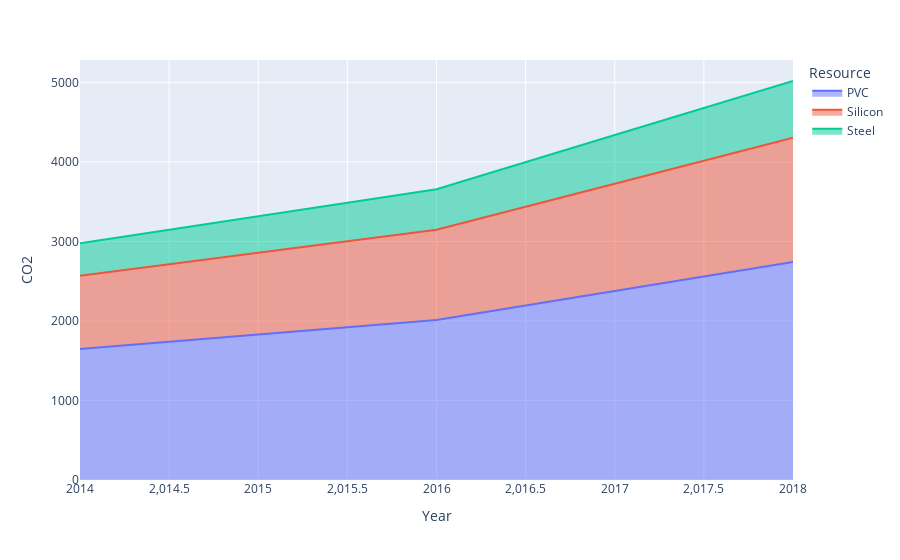

Notebook code cell kept with this figure:
### Markdown cell above
## Executing the pipeline
### SDF data is already prepared
First, let's consider the case when data in Standard Data Format is already prepared (`WORLD` directory defined above).
Let's run the pipeline. `pipeline` function gives us back the output of type `PipelineOutput`. It's designed for easy use. Essentially it's a container of calculation outputs with its labels (such as country) and years, packed together to a `LabelledOutput` class.

Once we have the `output`, we can examine what it holds.

### Code cell
output = pipeline(WORLD)
print("Years:", list(output.keys(Year)))
print("Paths (countries):", list(output.keys(Path)))
print("\nEmissions for Germany 2014:")
print(output[2014, "World/Europe/Germany"].emissions)

plots.emissions_by_material(output, "World/Europe/Germany", "CO2").show()

### Figure 1 — Plotly figure (JSON) as saved in the notebook; plotly's stock layout.template omitted (floating-point values rounded to 4 significant figures)
{"data": [{"fillpattern": {"shape": ""}, "hovertemplate": "Resource=PVC<br>Year=%{x}<br>CO2=%{y}<extra></extra>", "legendgroup": "PVC", "line": {"color": "#636efa"}, "marker": {"symbol": "circle"}, "mode": "lines", "name": "PVC", "orientation": "v", "showlegend": true, "stackgroup": "1", "type": "scatter", "x": [2014, 2016, 2017, 2018], "xaxis": "x", "y": [1647.0, 2011.0, 2375.0, 2740.0], "yaxis": "y"}, {"fillpattern": {"shape": ""}, "hovertemplate": "Resource=Silicon<br>Year=%{x}<br>CO2=%{y}<extra></extra>", "legendgroup": "Silicon", "line": {"color": "#EF553B"}, "marker": {"symbol": "circle"}, "mode": "lines", "name": "Silicon", "orientation": "v", "showlegend": true, "stackgroup": "1", "type": "scatter", "x": [2014, 2016, 2017, 2018], "xaxis": "x", "y": [922.9, 1136.0, 1350.0, 1563.0], "yaxis": "y"}, {"fillpattern": {"shape": ""}, "hovertemplate": "Resource=Steel<br>Year=%{x}<br>CO2=%{y}<extra></extra>", "legendgroup": "Steel", "line": {"color": "#00cc96"}, "marker": {"symbol": "circle"}, "mode": "lines", "name": "Steel", "orientation": "v", "showlegend": true, "stackgroup": "1", "type": "scatter", "x": [2014, 2016, 2017, 2018], "xaxis": "x", "y": [407.2, 509.4, 611.6, 713.8], "yaxis": "y"}], "layout": {"legend": {"title": {"text": "Resource"}, "tracegroupgap": 0}, "margin": {"t": 60}, "xaxis": {"anchor": "y", "domain": [0, 1], "title": {"text": "Year"}}, "yaxis": {"anchor": "x", "domain": [0, 1], "title": {"text": "CO2"}}}}
